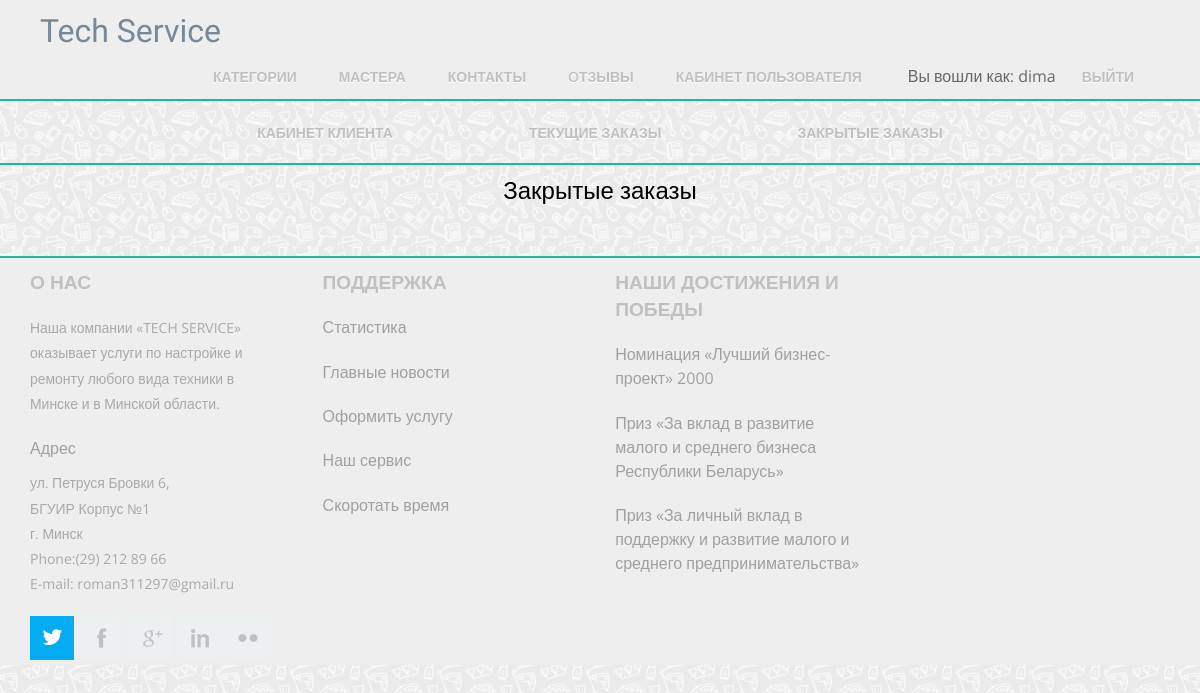
The page /client/orders/closed/ (signed in) on the database as committed earlier.
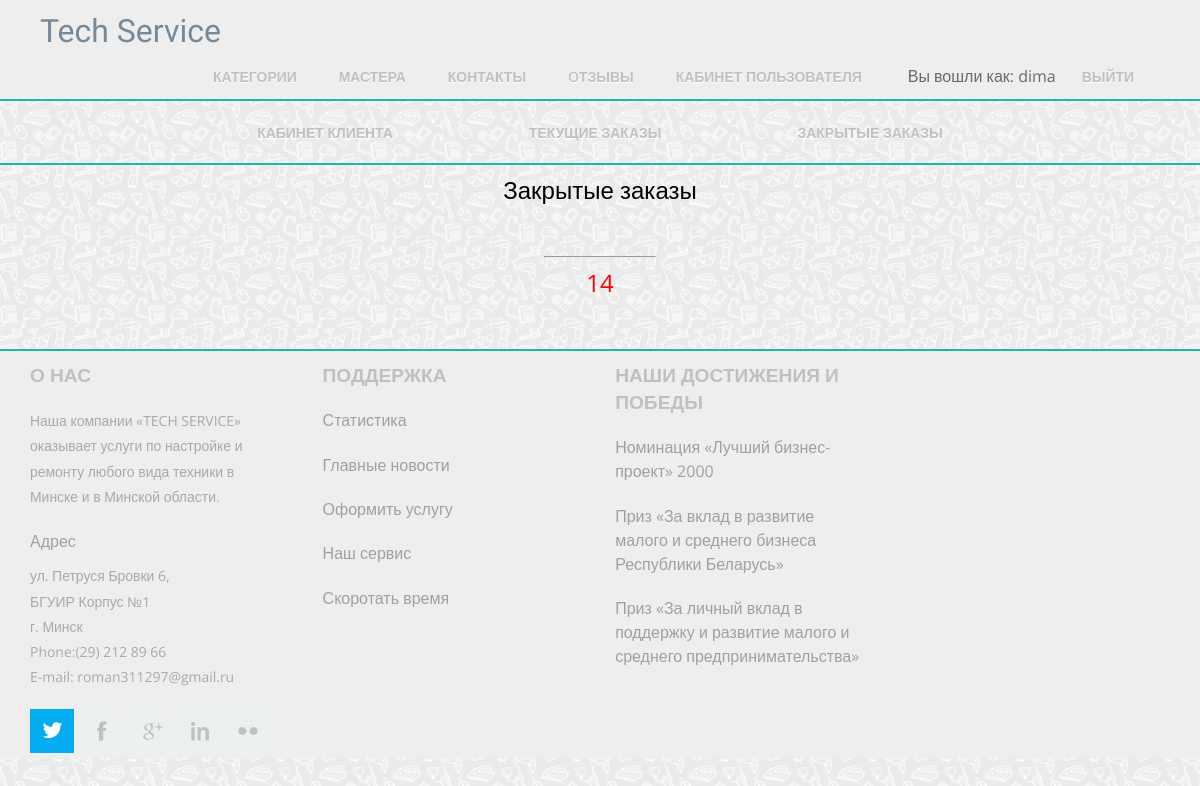
The same page on the database as committed later.
### master_office/models.py (models this page shows, shortened)
class Order(models.Model):
    client = models.ForeignKey(User, on_delete=models.CASCADE)
    status = models.IntegerField(default=0)
    price = models.FloatField()
    begin_date = models.DateTimeField(auto_now=True)
    end_date = models.DateTimeField(blank=True, null=True)
    expected_date = models.DateTimeField(blank=True, null=True)
    rating = models.IntegerField(default=0, blank=True, null=True)
    feedback = models.TextField(blank=True, null=True)

### client_office/views.py (the view)
def closed_orders(request):
    user = request.user
    args = {}
    args['user'] = user
    args['orders'] = Order.objects.filter(client_id=user.pk).filter(status=1)
    args['title'] = "Закрытые заказы"
    return render(request, 'client_office/current_orders.html', args)

### client_office/templates/client_office/current_orders.html
{% extends "client_office/client_wrapper.html" %}
{% block client_content %}
    <h4 class="area-text-primary">{{ title }}</h4>
    <div class="orders">
        {% for order in orders %}
            <hr class="hr-small">
            <a class="area-text-primary" href="{% url 'client_office-detail' order.pk %}"><h3>{{ order.pk }}</h3></a>
        {% endfor %}
    </div>
{% endblock %}

### client_office/templates/client_office/client_wrapper.html
{% extends "mainApp/wrapper.html" %} {% block content %}
<div class="menu-buttons">
    <a href="{% url 'client_page' %}">Кабинет клиента</a></li>
    <a href="{% url 'current_clients_orders' %}">Текущие заказы</a></li>
    <a href="{% url 'clients_closed_orders' %}">Закрытые заказы</a></li>
</div>
<hr class="hr-green">
{% block client_content %} {% endblock %} {% endblock %}

### mainApp/templates/mainApp/wrapper.html (shortened to what this page needs)
<!DOCTYPE HTML>
<html>
<head>
    {% load static %}
    {% load static %}
    <link rel='stylesheet' href="{% static 'css/style.css' %}" type='text/css'>
</head>
<body>
<div class="header_bg">
    <div>
        <div class="header">
            <div class="logo">
                <h1 id="logo"><a class="link" href="{% url 'index' %}">Tech Service</a></h1>
            </div>
            <div class="h_right">
                <ul class="menu">
                    <li class="menu-item"><a href="{% url 'areas' %}">Категории</a></li>
                    <li class="menu-item"><a href="{% url 'masters' %}">Мастера</a></li>
                    <li class="menu-item"><a href="/contact">Контакты</a></li>
                    <li class="menu-item"><a href="{% url 'last_feedback' %}">Oтзывы</a></li>
                    {% if user.groups.values_list|length == 0 and user.is_authenticated  %}
                        <li class="menu-item"><a href="{% url  'client_page' %}">Кабинет пользователя</a></li>
                    {% endif %}
                    {% if user.is_authenticated %}
                        <li class="non-clickable">Вы вошли как: {{ user.get_username }}</li>
                        <li class="menu-item logout"><a href="{% url 'logout' %}?next=/">Выйти</a></li>
                    {% endif %}
                </ul>
            </div>
        </div>
    </div>
</div>
<div id="main">
    {% block content %} {% endblock %}
</div>
    <div class="footer_bg">
        <div class="footer">
            <div class="wrap">
                <div class="span_of_4">
                    <div class="span1_of_4">
                        <h4>о нас</h4>
                        <p>Наша компании «TECH SERVICE» оказывает услуги по настройке и ремонту любого вида техники в
                            Минске и в Минской области.</p>
                        <span>Адрес</span>
                        <p class="top">ул. Петруся Бровки 6,</p>
                        <p>БГУИР Корпус №1</p>
                        <p>г. Минск</p>
                        <p>Phone:(29) 212 89 66</p>
                        <p>E-mail: roman311297@gmail.ru</p>
                        <div class="f_icons">
                            <ul>
                                <li><a class="icon2" href="https://twitter.com/ebsuir"></a></li>
                                <li><a class="icon1" href="https://www.facebook.com/"></a></li>
                                <li><a class="icon3" href="https://mail.google.com/mail/u/0/#inbox"></a></li>
                                <li><a class="icon4" href="https://github.com/justmad1/techService"></a></li>
                                <li><a class="icon5" href="http://127.0.0.1:8000"></a></li>
                            </ul>
                        </div>
                    </div>
                    <div class="span1_of_4">
                        <h4>Поддержка</h4>
                        <ul>
                            <li>
                                <a href="{% url 'statistics' %}"><span>Статистика</span></a>
                            </li>
                            <li>
                                <a href="https://tech.onliner.by/tag/it-belarus"><span>Главные новости</span></a>
                            </li>
                            <li>
                                <a href="/areas"><span>Оформить услугу</span></a>
                            </li>
                            <li>
                                <a href="/contact"><span>Наш сервис</span></a>
                            </li>
                            <li>
                                <a href="https://www.google.by/search?biw=1707&bih=816&tbm=isch&sa=1&ei=R5H6WrVJxpeyAYqkjoAL&q=atari+breakout+&oq=atari+breakout+&gs_l=img.3..0l10.5251.5694.0.6853.3.3.0.0.0.0.283.626.0j2j1.3.0....0...1.1.64.img..0.1.283....0.oLbYA-7FqGY"><span>Скоротать время</span></a>
                            </li>
                        </ul>
                    </div>
                    <div class="span1_of_4">
                        <h4>Наши достижения и победы</h4>
                        <ul>
                            <li>
                                <a href="http://atrsib.ru/index.php/konkursy/pobediteli-konkursov/nominatsiya-luchshij-biznes-proekt">
                                    <span>Номинация «Лучший бизнес-проект» 2000</span></a></li>
                            <li>
                                <a href="http://www.economy.gov.by/ru/mal-biznes-ru/">
                                    <span>Приз «За вклад в развитие малого и среднего бизнеса Республики Беларусь»</span></a>
                            </li>
                            <li>
                                <a href="https://economy.gov.by/ru/finmsbfond-ru/">
                                    <span>Приз «За личный вклад в поддержку и развитие малого и среднего предпринимательства»</span></a>
                            </li>
                        </ul>
                    </div>
                </div>
            </div>
        </div>
    </div>
</body>
</html>

Rows that differ between the two databases and show on the page:
added Order: pk "14"
